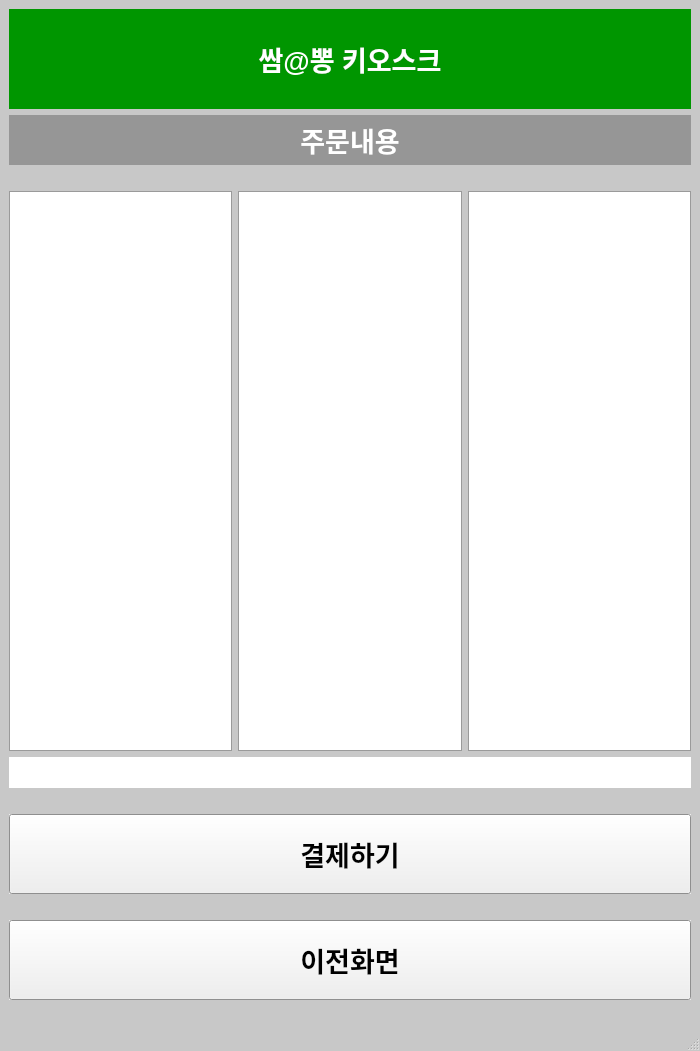
<?xml version="1.0" encoding="UTF-8"?>
<ui version="4.0">
 <class>Order_List</class>
 <widget class="QMainWindow" name="Order_List">
  <property name="geometry">
   <rect>
    <x>0</x>
    <y>0</y>
    <width>700</width>
    <height>1051</height>
   </rect>
  </property>
  <property name="palette">
   <palette>
    <active>
     <colorrole role="Base">
      <brush brushstyle="SolidPattern">
       <color alpha="255">
        <red>255</red>
        <green>255</green>
        <blue>255</blue>
       </color>
      </brush>
     </colorrole>
     <colorrole role="Window">
      <brush brushstyle="SolidPattern">
       <color alpha="255">
        <red>200</red>
        <green>200</green>
        <blue>200</blue>
       </color>
      </brush>
     </colorrole>
    </active>
    <inactive>
     <colorrole role="Base">
      <brush brushstyle="SolidPattern">
       <color alpha="255">
        <red>255</red>
        <green>255</green>
        <blue>255</blue>
       </color>
      </brush>
     </colorrole>
     <colorrole role="Window">
      <brush brushstyle="SolidPattern">
       <color alpha="255">
        <red>200</red>
        <green>200</green>
        <blue>200</blue>
       </color>
      </brush>
     </colorrole>
    </inactive>
    <disabled>
     <colorrole role="Base">
      <brush brushstyle="SolidPattern">
       <color alpha="255">
        <red>200</red>
        <green>200</green>
        <blue>200</blue>
       </color>
      </brush>
     </colorrole>
     <colorrole role="Window">
      <brush brushstyle="SolidPattern">
       <color alpha="255">
        <red>200</red>
        <green>200</green>
        <blue>200</blue>
       </color>
      </brush>
     </colorrole>
    </disabled>
   </palette>
  </property>
  <property name="windowTitle">
   <string>MainWindow</string>
  </property>
  <widget class="QWidget" name="centralwidget">
   <layout class="QGridLayout" name="gridLayout">
    <item row="0" column="0">
     <layout class="QVBoxLayout" name="verticalLayout">
      <item>
       <widget class="QLabel" name="Title">
        <property name="minimumSize">
         <size>
          <width>0</width>
          <height>100</height>
         </size>
        </property>
        <property name="maximumSize">
         <size>
          <width>16777215</width>
          <height>100</height>
         </size>
        </property>
        <property name="palette">
         <palette>
          <active>
           <colorrole role="WindowText">
            <brush brushstyle="SolidPattern">
             <color alpha="255">
              <red>255</red>
              <green>255</green>
              <blue>255</blue>
             </color>
            </brush>
           </colorrole>
           <colorrole role="Base">
            <brush brushstyle="SolidPattern">
             <color alpha="255">
              <red>255</red>
              <green>255</green>
              <blue>255</blue>
             </color>
            </brush>
           </colorrole>
           <colorrole role="Window">
            <brush brushstyle="SolidPattern">
             <color alpha="255">
              <red>0</red>
              <green>150</green>
              <blue>0</blue>
             </color>
            </brush>
           </colorrole>
          </active>
          <inactive>
           <colorrole role="WindowText">
            <brush brushstyle="SolidPattern">
             <color alpha="255">
              <red>255</red>
              <green>255</green>
              <blue>255</blue>
             </color>
            </brush>
           </colorrole>
           <colorrole role="Base">
            <brush brushstyle="SolidPattern">
             <color alpha="255">
              <red>255</red>
              <green>255</green>
              <blue>255</blue>
             </color>
            </brush>
           </colorrole>
           <colorrole role="Window">
            <brush brushstyle="SolidPattern">
             <color alpha="255">
              <red>0</red>
              <green>150</green>
              <blue>0</blue>
             </color>
            </brush>
           </colorrole>
          </inactive>
          <disabled>
           <colorrole role="WindowText">
            <brush brushstyle="SolidPattern">
             <color alpha="255">
              <red>120</red>
              <green>120</green>
              <blue>120</blue>
             </color>
            </brush>
           </colorrole>
           <colorrole role="Base">
            <brush brushstyle="SolidPattern">
             <color alpha="255">
              <red>0</red>
              <green>150</green>
              <blue>0</blue>
             </color>
            </brush>
           </colorrole>
           <colorrole role="Window">
            <brush brushstyle="SolidPattern">
             <color alpha="255">
              <red>0</red>
              <green>150</green>
              <blue>0</blue>
             </color>
            </brush>
           </colorrole>
          </disabled>
         </palette>
        </property>
        <property name="font">
         <font>
          <pointsize>20</pointsize>
          <weight>75</weight>
          <bold>true</bold>
          <underline>false</underline>
         </font>
        </property>
        <property name="autoFillBackground">
         <bool>true</bool>
        </property>
        <property name="text">
         <string>쌈@뽕 키오스크</string>
        </property>
        <property name="alignment">
         <set>Qt::AlignCenter</set>
        </property>
       </widget>
      </item>
      <item>
       <widget class="QLabel" name="Title_2">
        <property name="minimumSize">
         <size>
          <width>0</width>
          <height>50</height>
         </size>
        </property>
        <property name="maximumSize">
         <size>
          <width>16777215</width>
          <height>50</height>
         </size>
        </property>
        <property name="palette">
         <palette>
          <active>
           <colorrole role="WindowText">
            <brush brushstyle="SolidPattern">
             <color alpha="255">
              <red>255</red>
              <green>255</green>
              <blue>255</blue>
             </color>
            </brush>
           </colorrole>
           <colorrole role="Base">
            <brush brushstyle="SolidPattern">
             <color alpha="255">
              <red>255</red>
              <green>255</green>
              <blue>255</blue>
             </color>
            </brush>
           </colorrole>
           <colorrole role="Window">
            <brush brushstyle="SolidPattern">
             <color alpha="255">
              <red>150</red>
              <green>150</green>
              <blue>150</blue>
             </color>
            </brush>
           </colorrole>
          </active>
          <inactive>
           <colorrole role="WindowText">
            <brush brushstyle="SolidPattern">
             <color alpha="255">
              <red>255</red>
              <green>255</green>
              <blue>255</blue>
             </color>
            </brush>
           </colorrole>
           <colorrole role="Base">
            <brush brushstyle="SolidPattern">
             <color alpha="255">
              <red>255</red>
              <green>255</green>
              <blue>255</blue>
             </color>
            </brush>
           </colorrole>
           <colorrole role="Window">
            <brush brushstyle="SolidPattern">
             <color alpha="255">
              <red>150</red>
              <green>150</green>
              <blue>150</blue>
             </color>
            </brush>
           </colorrole>
          </inactive>
          <disabled>
           <colorrole role="WindowText">
            <brush brushstyle="SolidPattern">
             <color alpha="255">
              <red>120</red>
              <green>120</green>
              <blue>120</blue>
             </color>
            </brush>
           </colorrole>
           <colorrole role="Base">
            <brush brushstyle="SolidPattern">
             <color alpha="255">
              <red>150</red>
              <green>150</green>
              <blue>150</blue>
             </color>
            </brush>
           </colorrole>
           <colorrole role="Window">
            <brush brushstyle="SolidPattern">
             <color alpha="255">
              <red>150</red>
              <green>150</green>
              <blue>150</blue>
             </color>
            </brush>
           </colorrole>
          </disabled>
         </palette>
        </property>
        <property name="font">
         <font>
          <pointsize>20</pointsize>
          <weight>75</weight>
          <bold>true</bold>
          <underline>false</underline>
         </font>
        </property>
        <property name="autoFillBackground">
         <bool>true</bool>
        </property>
        <property name="text">
         <string>주문내용</string>
        </property>
        <property name="alignment">
         <set>Qt::AlignCenter</set>
        </property>
       </widget>
      </item>
      <item>
       <widget class="QLabel" name="label">
        <property name="maximumSize">
         <size>
          <width>16777215</width>
          <height>16777215</height>
         </size>
        </property>
        <property name="text">
         <string/>
        </property>
       </widget>
      </item>
      <item>
       <layout class="QHBoxLayout" name="horizontalLayout">
        <item>
         <widget class="QListWidget" name="Orderlist_1">
          <property name="font">
           <font>
            <pointsize>20</pointsize>
            <weight>75</weight>
            <bold>true</bold>
           </font>
          </property>
         </widget>
        </item>
        <item>
         <widget class="QListWidget" name="Orderlist_2">
          <property name="font">
           <font>
            <pointsize>20</pointsize>
            <weight>75</weight>
            <bold>true</bold>
           </font>
          </property>
         </widget>
        </item>
        <item>
         <widget class="QListWidget" name="Orderlist_3">
          <property name="font">
           <font>
            <pointsize>20</pointsize>
            <weight>75</weight>
            <bold>true</bold>
           </font>
          </property>
         </widget>
        </item>
       </layout>
      </item>
      <item>
       <widget class="QLabel" name="Total_Pr">
        <property name="palette">
         <palette>
          <active>
           <colorrole role="Base">
            <brush brushstyle="SolidPattern">
             <color alpha="255">
              <red>255</red>
              <green>255</green>
              <blue>255</blue>
             </color>
            </brush>
           </colorrole>
           <colorrole role="Window">
            <brush brushstyle="SolidPattern">
             <color alpha="255">
              <red>255</red>
              <green>255</green>
              <blue>255</blue>
             </color>
            </brush>
           </colorrole>
          </active>
          <inactive>
           <colorrole role="Base">
            <brush brushstyle="SolidPattern">
             <color alpha="255">
              <red>255</red>
              <green>255</green>
              <blue>255</blue>
             </color>
            </brush>
           </colorrole>
           <colorrole role="Window">
            <brush brushstyle="SolidPattern">
             <color alpha="255">
              <red>255</red>
              <green>255</green>
              <blue>255</blue>
             </color>
            </brush>
           </colorrole>
          </inactive>
          <disabled>
           <colorrole role="Base">
            <brush brushstyle="SolidPattern">
             <color alpha="255">
              <red>255</red>
              <green>255</green>
              <blue>255</blue>
             </color>
            </brush>
           </colorrole>
           <colorrole role="Window">
            <brush brushstyle="SolidPattern">
             <color alpha="255">
              <red>255</red>
              <green>255</green>
              <blue>255</blue>
             </color>
            </brush>
           </colorrole>
          </disabled>
         </palette>
        </property>
        <property name="font">
         <font>
          <pointsize>20</pointsize>
          <weight>75</weight>
          <bold>true</bold>
         </font>
        </property>
        <property name="autoFillBackground">
         <bool>true</bool>
        </property>
        <property name="text">
         <string/>
        </property>
        <property name="alignment">
         <set>Qt::AlignCenter</set>
        </property>
       </widget>
      </item>
      <item>
       <widget class="QLabel" name="label_2">
        <property name="maximumSize">
         <size>
          <width>16777215</width>
          <height>16777215</height>
         </size>
        </property>
        <property name="text">
         <string/>
        </property>
       </widget>
      </item>
      <item>
       <widget class="QPushButton" name="Pay">
        <property name="minimumSize">
         <size>
          <width>0</width>
          <height>80</height>
         </size>
        </property>
        <property name="font">
         <font>
          <pointsize>20</pointsize>
          <weight>75</weight>
          <bold>true</bold>
         </font>
        </property>
        <property name="autoFillBackground">
         <bool>true</bool>
        </property>
        <property name="text">
         <string>결제하기</string>
        </property>
        <property name="checkable">
         <bool>false</bool>
        </property>
        <property name="flat">
         <bool>false</bool>
        </property>
       </widget>
      </item>
      <item>
       <widget class="QLabel" name="label_4">
        <property name="maximumSize">
         <size>
          <width>16777215</width>
          <height>16777215</height>
         </size>
        </property>
        <property name="text">
         <string/>
        </property>
       </widget>
      </item>
      <item>
       <widget class="QPushButton" name="Order">
        <property name="minimumSize">
         <size>
          <width>0</width>
          <height>80</height>
         </size>
        </property>
        <property name="font">
         <font>
          <pointsize>20</pointsize>
          <weight>75</weight>
          <bold>true</bold>
         </font>
        </property>
        <property name="autoFillBackground">
         <bool>true</bool>
        </property>
        <property name="text">
         <string>이전화면</string>
        </property>
        <property name="checkable">
         <bool>false</bool>
        </property>
        <property name="flat">
         <bool>false</bool>
        </property>
       </widget>
      </item>
      <item>
       <widget class="QLabel" name="label_3">
        <property name="minimumSize">
         <size>
          <width>0</width>
          <height>0</height>
         </size>
        </property>
        <property name="maximumSize">
         <size>
          <width>16777215</width>
          <height>16777215</height>
         </size>
        </property>
        <property name="text">
         <string/>
        </property>
       </widget>
      </item>
     </layout>
    </item>
   </layout>
  </widget>
  <widget class="QMenuBar" name="menubar">
   <property name="geometry">
    <rect>
     <x>0</x>
     <y>0</y>
     <width>700</width>
     <height>26</height>
    </rect>
   </property>
  </widget>
  <widget class="QStatusBar" name="statusbar"/>
 </widget>
 <resources/>
 <connections/>
</ui>
